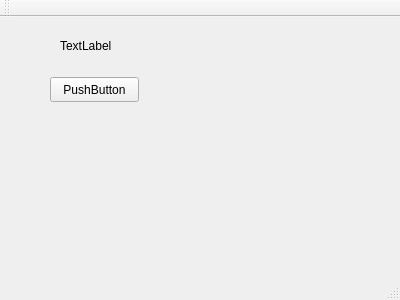
<?xml version="1.0" encoding="UTF-8"?>
<ui version="4.0">
 <class>MainWindow</class>
 <widget class="QMainWindow" name="MainWindow">
  <property name="geometry">
   <rect>
    <x>0</x>
    <y>0</y>
    <width>400</width>
    <height>300</height>
   </rect>
  </property>
  <property name="windowTitle">
   <string>MainWindow</string>
  </property>
  <widget class="QWidget" name="centralWidget">
   <widget class="QLabel" name="label">
    <property name="geometry">
     <rect>
      <x>60</x>
      <y>20</y>
      <width>291</width>
      <height>17</height>
     </rect>
    </property>
    <property name="text">
     <string>TextLabel</string>
    </property>
   </widget>
   <widget class="QPushButton" name="pushButton">
    <property name="geometry">
     <rect>
      <x>50</x>
      <y>60</y>
      <width>89</width>
      <height>25</height>
     </rect>
    </property>
    <property name="text">
     <string>PushButton</string>
    </property>
   </widget>
  </widget>
  <widget class="QMenuBar" name="menuBar">
   <property name="geometry">
    <rect>
     <x>0</x>
     <y>0</y>
     <width>400</width>
     <height>22</height>
    </rect>
   </property>
  </widget>
  <widget class="QToolBar" name="mainToolBar">
   <attribute name="toolBarArea">
    <enum>TopToolBarArea</enum>
   </attribute>
   <attribute name="toolBarBreak">
    <bool>false</bool>
   </attribute>
  </widget>
  <widget class="QStatusBar" name="statusBar"/>
 </widget>
 <layoutdefault spacing="6" margin="11"/>
 <resources/>
 <connections/>
</ui>
